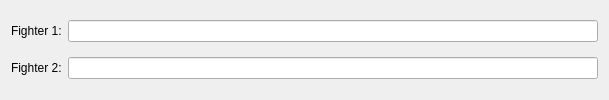
<?xml version="1.0" encoding="UTF-8"?>
<ui version="4.0">
 <class>DataSetFilterWidget_Matchup</class>
 <widget class="QWidget" name="DataSetFilterWidget_Matchup">
  <property name="geometry">
   <rect>
    <x>0</x>
    <y>0</y>
    <width>609</width>
    <height>100</height>
   </rect>
  </property>
  <property name="windowTitle">
   <string>Form</string>
  </property>
  <layout class="QGridLayout" name="gridLayout">
   <item row="0" column="0">
    <widget class="QLabel" name="label">
     <property name="text">
      <string>Fighter 1:</string>
     </property>
    </widget>
   </item>
   <item row="0" column="1">
    <widget class="QLineEdit" name="lineEdit"/>
   </item>
   <item row="1" column="0">
    <widget class="QLabel" name="label_2">
     <property name="text">
      <string>Fighter 2:</string>
     </property>
    </widget>
   </item>
   <item row="1" column="1">
    <widget class="QLineEdit" name="lineEdit_2"/>
   </item>
  </layout>
 </widget>
 <resources/>
 <connections/>
</ui>
